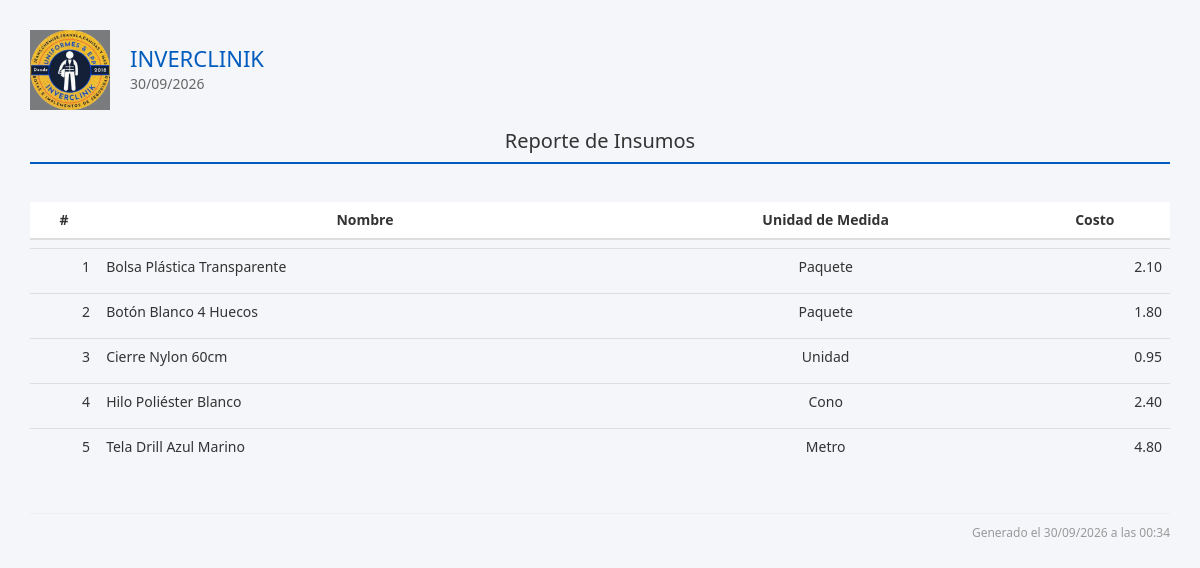
Screenshot of /reportes/insumos_view.php with the database file from the repository.
### tables this page shows
CREATE TABLE IF NOT EXISTS `insumos` (
  `id` int(11) NOT NULL AUTO_INCREMENT,
  `nombre` varchar(255) NOT NULL,
  `unidad_medida_id` int(11) NOT NULL COMMENT 'FK a unidad_medida',
  `costo_unitario` decimal(10,2) NOT NULL DEFAULT 0.00,
  `stock_minimo` decimal(12,2) DEFAULT NULL COMMENT 'Stock mínimo deseado',
  `stock_maximo` decimal(12,2) DEFAULT NULL COMMENT 'Stock máximo deseado',
  `almacen_id` int(11) DEFAULT 1 COMMENT 'Almacén asociado al insumo',
  `proveedor_id` int(11) DEFAULT NULL,
  `tasa_cambiaria_id` int(11) DEFAULT NULL COMMENT 'Tasa usada al registrar/actualizar el costo',
  `activo` tinyint(1) DEFAULT 1,
  `adicional` tinyint(1) DEFAULT 0,
  PRIMARY KEY (`id`)
);

### reportes/insumos_view.php (the view, shortened to what this page needs)
<?php
require_once('../template/header.php');
$where = [];
$condiciones = count($where) ? "WHERE " . implode(" AND ", $where) : "";
$sql = "
  SELECT i.id, i.nombre, COALESCE(um.nombre, um.codigo) AS unidad_medida, i.costo_unitario
  FROM insumos i
  LEFT JOIN unidad_medida um ON um.id = i.unidad_medida_id
  $condiciones
  ORDER BY i.nombre ASC
";
$result = $conn->query($sql);
?>
<div class="contenido-principal">
  <div class="reporte-header">
    <div class="logo-info">
      <img src="../assets/img/inverclinik_3.png" alt="Logo INVERCLINIK">
      <div class="empresa-fecha">
        <h1>INVERCLINIK</h1>
        <p><?= date('d/m/Y') ?></p>
      </div>
    </div>
    <div class="titulo-reporte">
      <h2>Reporte de Insumos</h2>
    </div>
  </div>
  <?php if ($result->num_rows > 0): ?>
    <table class="table">
      <thead>
      <tr>
        <th>#</th>
        <th>Nombre</th>
        <th>Unidad de Medida</th>
        <th>Costo</th>
      </tr>
    </thead>
      <tbody>
        <?php $i = 1 ?>
        <?php while ($row = $result->fetch_assoc()): ?>
        <tr>
          <td style="text-align: right"><?= $i++ ?></td>
          <td style="text-align: left"><?= htmlspecialchars($row['nombre']) ?></td>
          <td><?= htmlspecialchars($row['unidad_medida']) ?></td>
          <td style="text-align: right"><?= htmlspecialchars($row['costo_unitario']) ?></td>
        </tr>
      <?php endwhile; ?>
      </tbody>
    </table>
  <?php else: ?>
    <div class="no-data">No se encontraron insumos con los filtros seleccionados.</div>
  <?php endif; ?>
  <div class="reporte-footer">
    Generado el <?= date('d/m/Y \a \l\a\s H:i') ?>
  </div>
</div>
<?php require_once('../template/footer.php'); ?>

### css/dashboard.css (style rules this page uses)
* { margin: 0; padding: 0; box-sizing: border-box; }

### css/reportes.css (style rules this page uses)
.reporte-header { display: flex; flex-direction: column; align-items: stretch; border-bottom: 2px solid #005bbe; margin-bottom: 30px; padding-bottom: 10px; }
.logo-info { display: flex; justify-content: flex-start; align-items: center; gap: 20px; }
.logo-info img { width: 80px; height: auto; }
.empresa-fecha h1 { font-size: 22px; color: #005bbe; margin: 0; }
.empresa-fecha p { font-size: 14px; color: #666; margin: 4px 0 0; }
.titulo-reporte { text-align: center; margin-top: 20px; }
.titulo-reporte h2 { font-size: 20px; color: #333; margin: 0; }
.table { width: 100%; border-collapse: separate; border-spacing: 0 8px; margin-bottom: 30px; }
.table th { padding: 12px 16px; font-size: 14px; text-align: center; background-color: #ffffff; border: none; }
.table td { padding: 10px 16px; font-size: 14px; text-align: center; border: none; }
.table tbody tr { border-radius: 8px; overflow: hidden; }
.reporte-footer { text-align: right; font-size: 12px; color: #999; border-top: 1px solid #eee; padding-top: 10px; margin-top: 40px; }
.contenido-principal { margin-left: 0 !important; padding: 0; box-sizing: border-box; background-color: #fff; min-height: 100vh; }

### css/style.css (style rules this page uses)
:root { --primary: #0056b3; --primary-hover: #004494; --primary-light: #e7f1ff; --primary-border: #0056b3; --secondary: #6c757d; --secondary-hover: #565e64; --secondary-light: #f1f3f5; --success: #28a745; --success-hover: #218838; --success-light: #e8f7ec; --danger: #dc3545; --danger-hover: #c82333; --danger-light: #fde8e9; --warning: #ffc107; --warning-hover: #e0a800; --warning-light: #fff9e6; --warning-text: #856404; --info: #17a2b8; --info-hover: #138496; --info-light: #e2f7fa; --dark: #343a40; --light: #f8f9fa; --border-color: #dee2e6; --card-shadow: 0 4px 16px rgba(0, 0, 0, 0.07); --btn-shadow: 0 2px 5px rgba(0, 0, 0, 0.08); --btn-shadow-hover: 0 5px 12px rgba(0, 0, 0, 0.15); --radius-sm: 6px; --radius-md: 8px; --radius-lg: 12px; --radius-pill: 50px; }
.contenido-principal { margin-left: 60px; padding: 30px; box-sizing: border-box; background-color: #f4f6f9; min-height: 100vh; }

### css/navbar.css (style rules this page uses)
.main-content, .contenido-principal { margin-left: 60px; transition: margin-left 0.3s cubic-bezier(0.4, 0, 0.2, 1); }

### rows the page displays
insumos: nombre "Bolsa Plástica Transparente", unidad_medida "Paquete", costo_unitario "2.10"
insumos: nombre "Botón Blanco 4 Huecos", unidad_medida "Paquete", costo_unitario "1.80"
insumos: nombre "Cierre Nylon 60cm", unidad_medida "Unidad", costo_unitario "0.95"
insumos: nombre "Hilo Poliéster Blanco", unidad_medida "Cono", costo_unitario "2.40"
insumos: nombre "Tela Drill Azul Marino", unidad_medida "Metro", costo_unitario "4.80"
